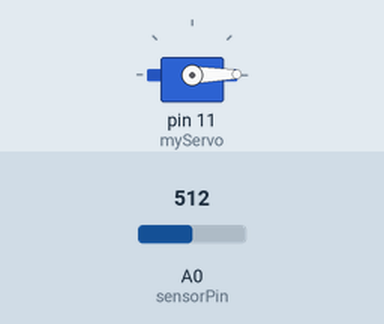
The sketch below on a simulated Arduino Uno, built with avr-gcc and run on an emulated ATmega328P. Parts: servo. Inputs (shaded band) come from the test bench; at power-on: A0 (sensorPin) = 512. What the sketch prints to the serial monitor is not drawn.

Above: at 0.1 s.
At 4.1 s:
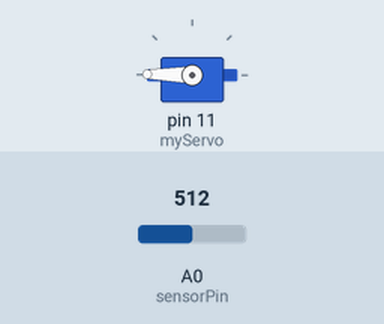
Timing chart, 0 to 5.6 s (numbered marks = the images above):
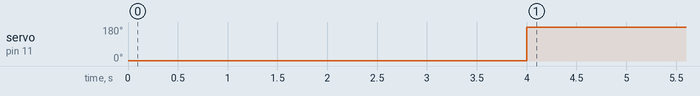

The sketch:

servo.ino
```cpp
#include <Servo.h>
Servo myServo;
int pos;
int sensorPin = A0;
int sensorValue;
boolean test = false;

int const numReadings = 10;
int readings[numReadings];
int readIndex = 0;
int total = 0;
int average = 0;

void setup() {
  pos = 1;
  myServo.attach(11);
  myServo.write(pos);
  Serial.begin(9600);
  for(int i = 0; i  < numReadings; i++){
      readings[i] = 0;
  }
  delay(4000);
}

void loop() {
 //  myServo.write(180);
  sensorValue = analogRead(sensorPin);
  total = total - readings[readIndex];
  readings[readIndex] = sensorValue;
  total = total + readings[readIndex];
  readIndex = readIndex + 1;
  if(readIndex >= numReadings){
    readIndex = 0;
  }

  average = total / numReadings;
  if(average > 50){
    test = true;
  }
  if(test){
    myServo.write(179);
    delay(2000);
    myServo.detach();
  }
  Serial.println(average);
  //myServo.write(map(sensorValue,0,1023,0,180));
  delay(10);
}
```

Measured:
- by itself, servo on pin 11 (myServo): 1° → 179° at 4.0 s
